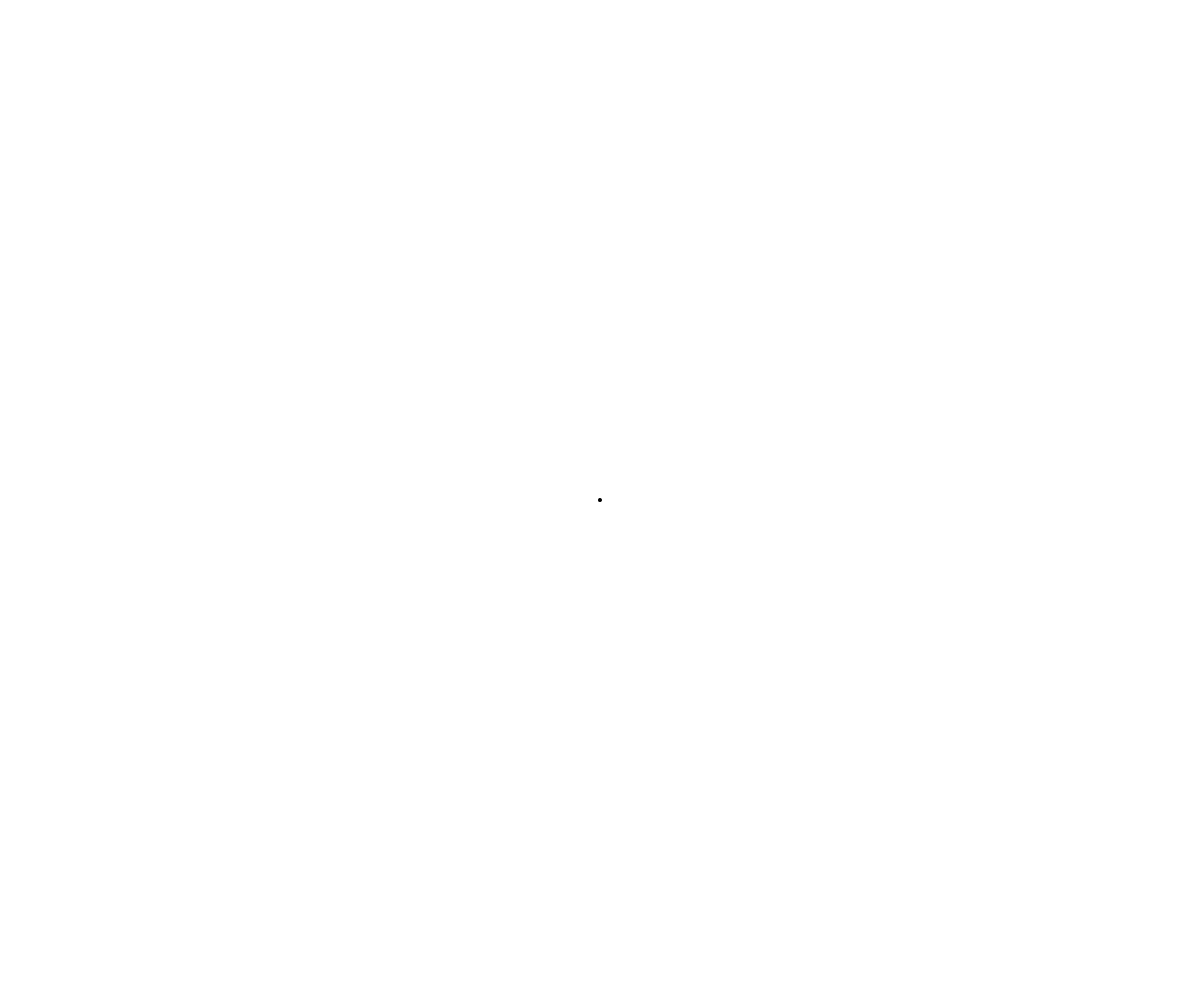
Frame 1 (no input)
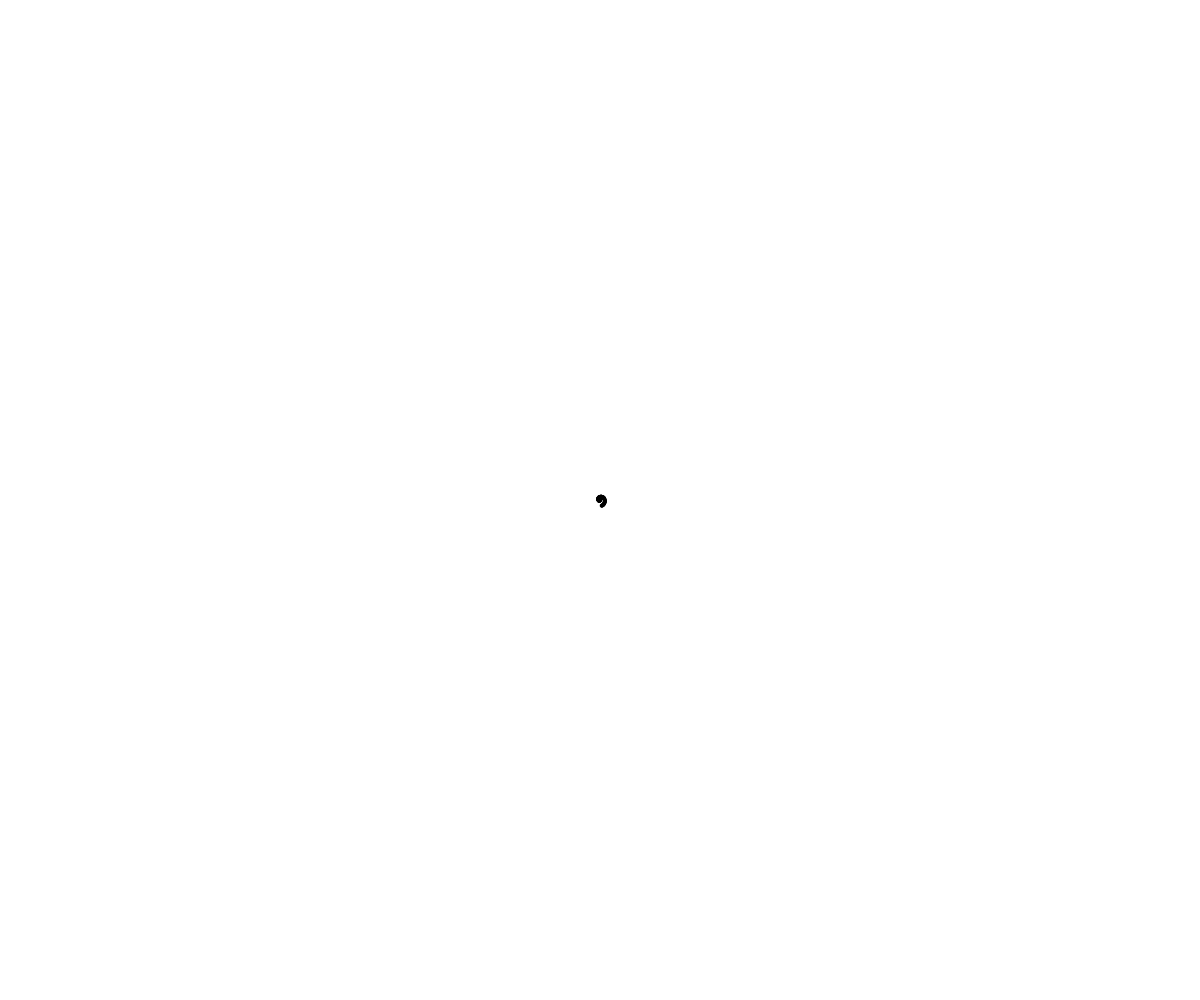
Frame 60 (no input)
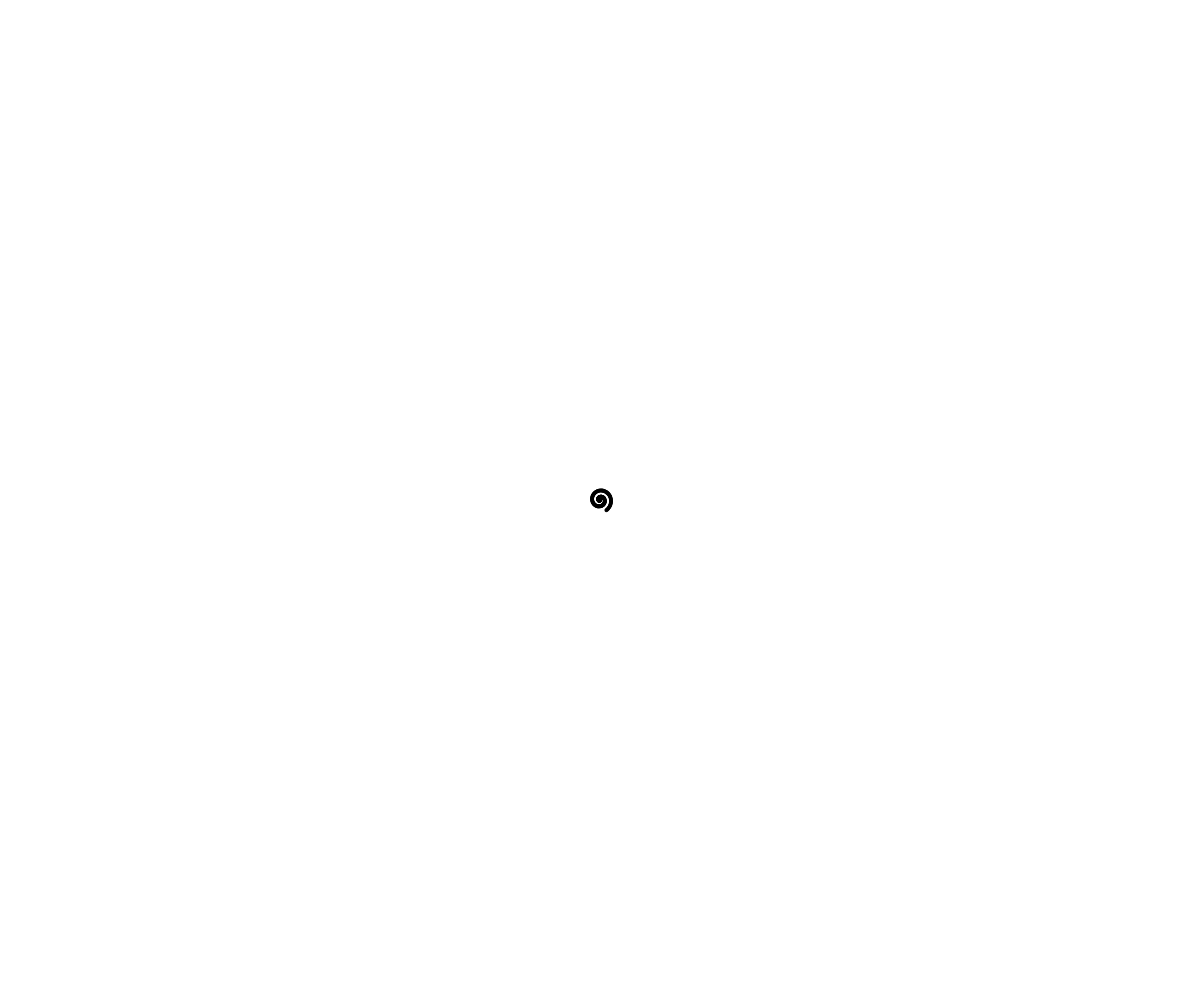
Frame 120 (the mouse pressed at the canvas centre since frame 60)

The p5.js sketch that drew these frames (run headless with seeded random() and noise() and a simulated clock; from frame 60 on, the mouse is pressed at the canvas centre):

// p5.js sketch
// ── sketch.js
function setup() {
	createCanvas(windowWidth, windowHeight);
}

function draw() {
	translate(width / 2, height / 2);
	drawSomething(Math.sin(frameCount * 0.0005) * 200, 10);
	// drawLine();
	// translate(width / 2, 0);
	// drawSomething(Math.tan(frameCount * 0.01) * 200, 50);
}

function drawSomething(l, x) {
	push();
	fill(0);
	rotate(frameCount / x);
	ellipse(0, l, 3, 3);
	pop();
}

function drawLine() {
	push();
	rotate(frameCount / 100);
	line(-20, 0, 20, 0);
	pop();
}
